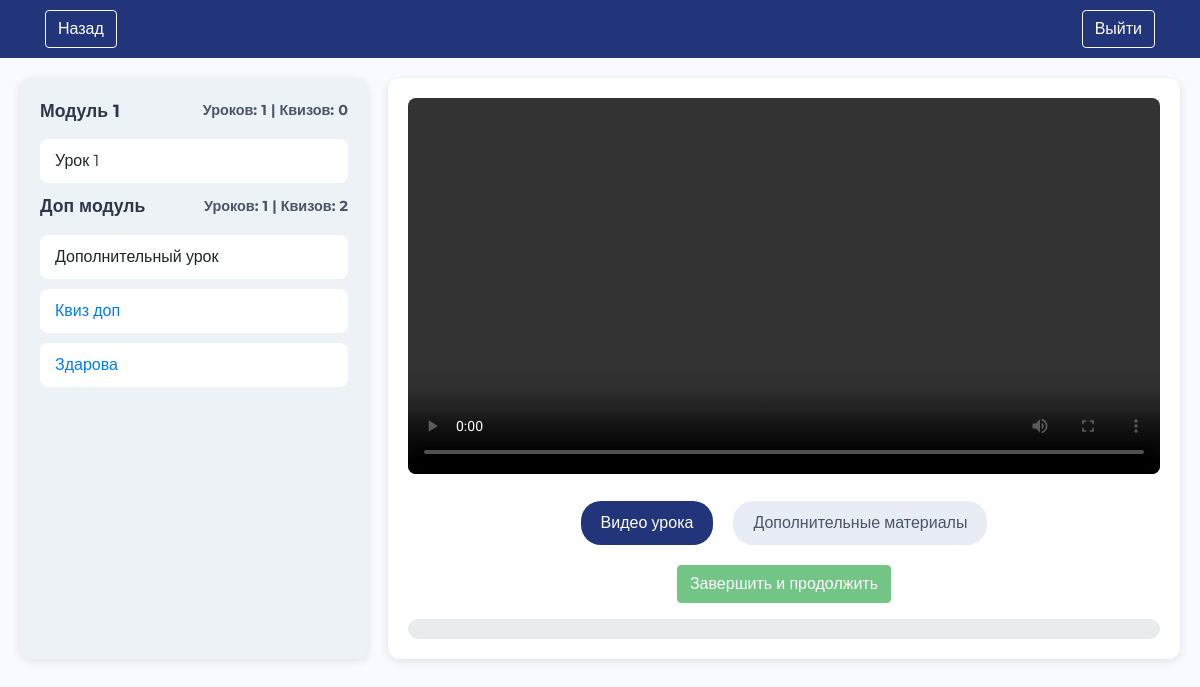
The app's page /course/21/ (signed in), older data.
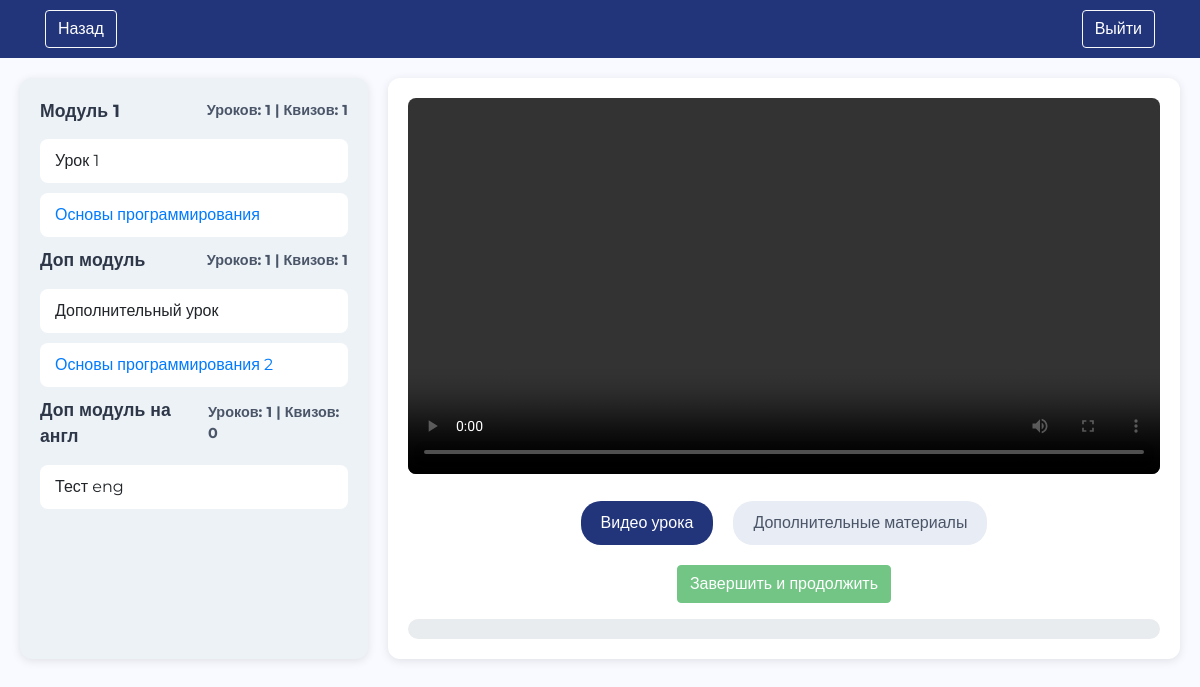
The same page, newer data.
### courses/models.py (models this page shows, shortened)
class Module(models.Model):
    title = models.CharField(max_length=100)
    lessons = models.ManyToManyField(Lesson)
    description = models.TextField(null=True, blank=True, default="")
    quizzes = models.ManyToManyField(Quiz, blank=True)  # Связь с квизами

class Lesson(models.Model):
    title = models.CharField(max_length=100)
    video = models.FileField(upload_to='videos/')
    pdf = models.FileField(upload_to='pdfs/', blank=True, null=True)

class Quiz(models.Model):
    title = models.CharField(max_length=255)

### courses/views.py (the view)
# urls.py: path('course/<int:course_id>/', views.course_detail, name='course_detail'),
@login_required
def course_detail(request, course_id):
    course = get_object_or_404(Course, id=course_id)
    return render(request, 'courses/course_detail.html', {'course': course})

### courses/templates/courses/course_detail.html (shortened to what this page needs)
{% load static %}
<!DOCTYPE html>
<html lang="ru">
<head>
    <link rel="stylesheet" href="https://stackpath.bootstrapcdn.com/bootstrap/4.5.2/css/bootstrap.min.css">
    <link rel="stylesheet" href="https://cdnjs.cloudflare.com/ajax/libs/font-awesome/6.0.0-beta3/css/all.min.css">
</head>
<body>
<header class="navbar navbar-dark">
    <div class="container">
        <button class="btn btn-outline-light" onclick="window.history.back();">Назад</button>
        <a href="{% url 'logout' %}" class="btn btn-outline-light">Выйти</a>
    </div>
</header>
<main class="course-page">
    <div class="module-panel">
        {% for module in course.modules.all %}
        <div class="module-title">
            {{ module.title }}
            <span style="margin-left: auto; font-size: 0.9rem; color: #4a5568;">
                Уроков: {{ module.lessons.count }} | Квизов: {{ module.quizzes.count }}
            </span>
        </div>
        <ul class="lessons-list">
            {% for lesson in module.lessons.all %}
            <li class="lesson-link {% if forloop.first and forloop.parentloop.first %}active{% endif %}"
                data-lesson-id="{{ lesson.id }}"
                data-video-url="{{ lesson.video.url }}"
                data-pdf-url="{{ lesson.materials.url }}">
                {{ lesson.title }}
            </li>
            {% endfor %}
        </ul>
        <ul class="quiz-list">
            {% for quiz in module.quizzes.all %}
            <li>
                <a href="{% url 'quiz_detail' quiz.id %}" class="quiz-link">{{ quiz.title }}</a>
            </li>
            {% endfor %}
        </ul>
        {% endfor %}
    </div>
    <div class="lesson-content">
        <div class="lesson-video">
            <video id="lesson-video" controls controlsList="nodownload" oncontextmenu="return false;">
                <source src="" type="video/mp4">
            </video>
            <div class="video-tabs">
                <button class="tab-btn active" data-tab="video">Видео урока</button>
                <button class="tab-btn" data-tab="materials">Дополнительные материалы</button>
            </div>
        </div>
        <div class="lesson-completion">
            <button id="complete-lesson-btn" class="btn btn-success">Завершить и продолжить</button>
            <div class="progress mt-3">
            </div>
        </div>
    </div>
</main>
</body>
</html>

Row changes from the older to the newer data that the page shows:
removed Quiz: title "Квиз доп", shown under Module "Доп модуль"
removed Quiz: title "Здарова", shown under Module "Доп модуль"
computed for Module "Модуль 1": quizzes.count "0" → "1"
added Quiz: title "Основы программирования", shown under Module "Модуль 1"
computed for Module "Доп модуль": quizzes.count "2" → "1"
added Quiz: title "Основы программирования 2", shown under Module "Доп модуль"
added Module: title "Доп модуль на англ", lessons.count "1", quizzes.count "0"
added Lesson: title "Тест eng", shown under "Доп модуль на англ"
